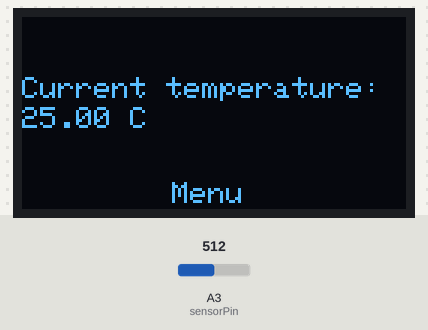
Recording of a sketch running on a simulated Arduino Uno, built with avr-gcc and run on an emulated ATmega328P. Shown: 128×64 one-colour display. The test bench sets the inputs (shaded band); at power-on: A3 (sensorPin) = 512.

Above: at 1.3 s.
1.4 s: A3 (sensorPin) set to 716
At 2.8 s:
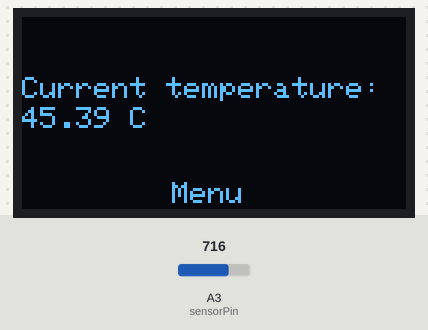
3.1 s: A3 (sensorPin) set to 900
At 3.9 s:
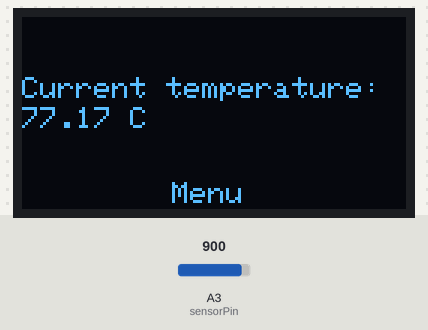
4.7 s: A3 (sensorPin) set to 1023
At 6.0 s:
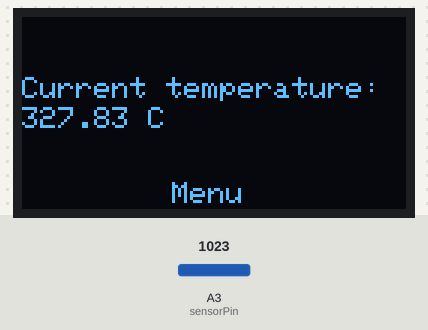
Timing chart, 0 to 7.7 s (numbered marks = the images above; inputs shaded):
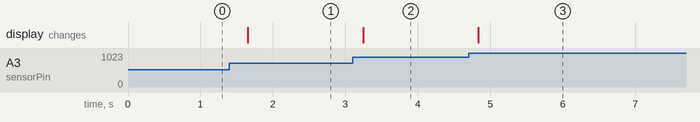

The sketch:

finalCode.ino
```cpp
////Including libraries and varaiables for screen
#include <SPI.h>
#include <Wire.h>
#include <Adafruit_GFX.h>
#include <Adafruit_SSD1306.h>

#define OLED_RESET 4
Adafruit_SSD1306 display(OLED_RESET);

//Including libraries for temperature sensor
#include <math.h>
int sensorPin = A3; // select the input pin for the potentiometer

//Maths for temperature conversion:
double Thermistor(int RawADC) {
  double Temp;
  Temp = log(10000.0*((1024.0/RawADC-1)));
  Temp = 1 / (0.001129148 + (0.000234125 + (0.0000000876741 * Temp * Temp ))* Temp );
  Temp = Temp - 273.15;            // Convert Kelvin to Celcius
   //Temp = (Temp * 9.0)/ 5.0 + 32.0; // Convert Celcius to Fahrenheit
   return Temp;
}

void setup() {
  Serial.begin(9600);
  display.begin(SSD1306_SWITCHCAPVCC, 0x3C);  // initialize wi

  display.clearDisplay();
  display.clearDisplay();
  display.setTextColor(WHITE);
  display.setTextSize(1);
//  display.setCursor(30,30);
}

void loop() {
 int readVal=analogRead(sensorPin);

 display.setCursor(0,20);
 display.println("Current temperature:");

 display.setCursor(50,55);
 display.println("Menu");


 double temp =  Thermistor(readVal);
 display.setCursor(0,30);
 display.print(temp);
 display.println(" C");
 display.display();
 //Serial.println(readVal);  // display tempature
 delay(500);
 display.clearDisplay();

}
```

Measured:
- after the input at 1.4 s, the display: changes after 0.25 s (image 1)
- after the input at 3.1 s, the display: changes after 0.14 s (image 2)
- after the input at 4.7 s, the display: changes after 0.14 s (image 3)
